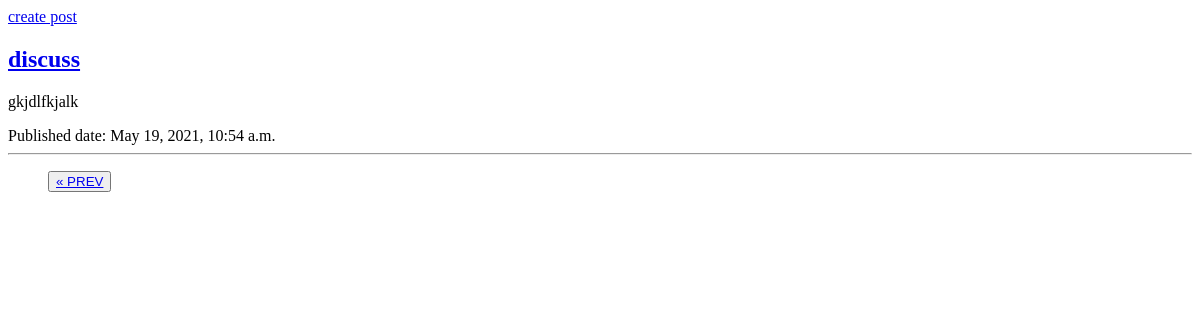
The page /blog/?page=2 on the database as committed earlier.
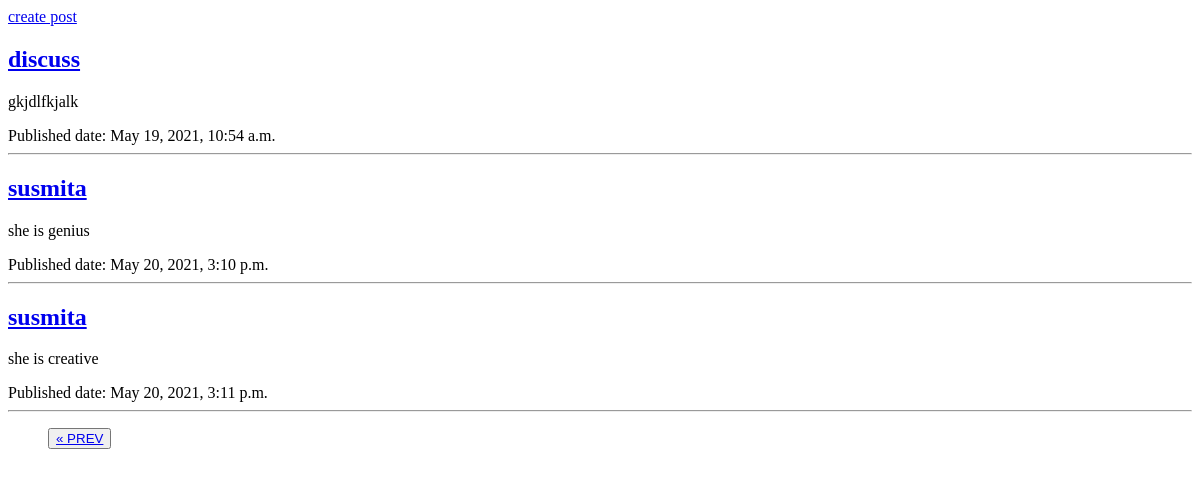
The same page on the database as committed later.
### blog/models.py (models this page shows, shortened)
class Post(models.Model):
    author = models.ForeignKey(settings.AUTH_USER_MODEL, on_delete=models.CASCADE)
    title = models.CharField(max_length=200)
    text = models.TextField()
    created_date = models.DateTimeField(default=timezone.now)
    published_date = models.DateTimeField(blank=True, null=True)

### blog/views.py (the view)
# urls.py: path('', views.post_list, name='post_list'),
def post_list(request):
    posts = Post.objects.all()
    paginator = Paginator(posts, 3)
    page = request.GET.get('page')
    try:
        posts = paginator.page(page)
    except PageNotAnInteger:
        posts = paginator.page(1)
    return render(request, 'post_list.html', {'page':page, 'posts':posts})

### blog/templates/post_list.html (shortened to what this page needs)
{% extends 'base.html' %}
    {% block body %}
        {% for post in posts %}
        <article class="container">
            <h2><a href="{% url 'post_detail' pk=post.pk %}">{{ post.title }}</a></h2>
            <p>{{ post.text }}</p>
            <time>Published date: {{post.published_date}}</time>
        </article>
        <hr>
        {% endfor %}
    {% if posts.has_other_pages %}
        <ul class="pagination justify-content-center">
            {% if posts.has_previous %}
                <button><a href="?page={{ posts.previous_page_number }}">&laquo; PREV</a></button>
            {% endif %}
        </ul>
    {% endif %}
{% endblock %}

### blog/templates/base.html (shortened to what this page needs)
<!DOCTYPE html>
<html lang="en">
<head>
</head>
<body>
   <div class="container">
       <a href="{% url 'post_new' %}">create post</a>
   </div>
   {%  block body%}
   {% endblock%}
</body>
</html>

Rows that differ between the two databases and show on the page:
added Post: title "susmita", text "she is genius", published_date "May 20, 2021, 3:10 p.m."
added Post: title "susmita", text "she is creative", published_date "May 20, 2021, 3:11 p.m."
